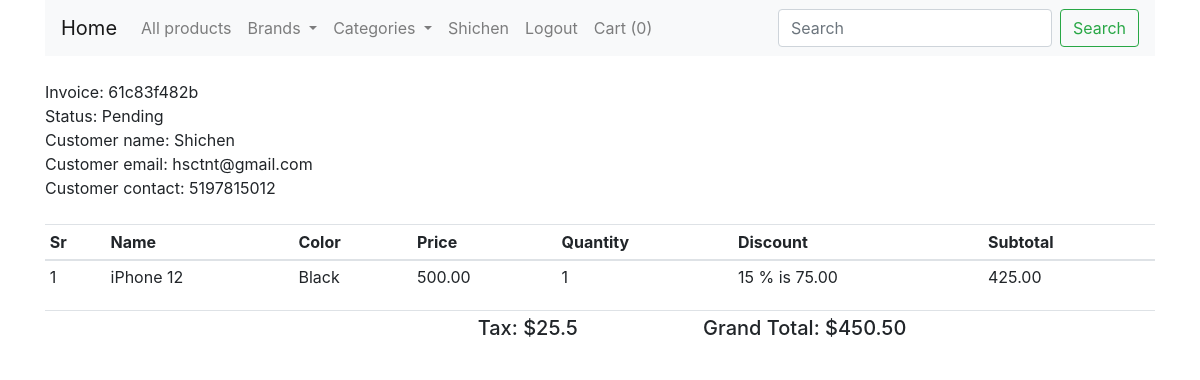
Page /orders/61c83f482b (signed in) on the committed database.
### shop/customers/model.py (models this page shows, shortened)
class Customer(db.Model, UserMixin):
    id = db.Column(db.Integer, primary_key=True)
    name = db.Column(db.String(50), unique=False)
    username = db.Column(db.String(50), unique=True)
    email = db.Column(db.String(50), unique=True)
    password = db.Column(db.String(50), unique=False)
    country = db.Column(db.String(50), unique=False)
    state = db.Column(db.String(50), unique=False)
    city = db.Column(db.String(50), unique=False)
    contact = db.Column(db.String(50), unique=False)
    address = db.Column(db.String(50), unique=False)
    zipcode = db.Column(db.String(50), unique=False)
    profile = db.Column(db.String(200), unique=False, default='profile.jpg')
    date_created = db.Column(
        db.DateTime, nullable=False, default=datetime.utcnow)

class CustomerOrder(db.Model):
    id = db.Column(db.Integer, primary_key=True)
    invoice = db.Column(db.String(20), unique=True, nullable=False)
    status = db.Column(db.String(20), default='Pending', nullable=False)
    customer_id = db.Column(db.Integer, unique=False, nullable=False)
    date_create = db.Column(
        db.DateTime, default=datetime.utcnow, nullable=False)
    purchased_items = db.Column(JsonEncodedDict)

### shop/customers/routes.py (the view)
@app.route('/orders/<invoice>')
@login_required
def order_status(invoice):
    if current_user.is_authenticated:
        grandTotal = 0
        subTotal = 0
        customer_id = current_user.id
        customer = Customer.query.filter_by(id=customer_id).first()
        order = CustomerOrder.query.filter_by(
            invoice=invoice).first()
        for _key, product in order.purchased_items.items():
            discount = (product['discount']/100) * float(product['price'])
            subTotal += float(product['price']) * int(product['quantity'])
            subTotal -= discount
        tax = float("%.2f" % (0.06 * float(subTotal)))
        grandTotal = str("%.2f" % float(subTotal + tax))
        return render_template(
            'customer/order.html',
            invoice=invoice,
            tax=tax,
            subTotal=subTotal,
            grandTotal=grandTotal,
            customer=customer,
            order=order
        )
    else:
        return redirect(url_for('customer_login'))

### shop/customers/model.py (called while the page is built)
@login_manager.user_loader
def user_loader(user_id):
    return Customer.query.get(user_id)

    def process_result_value(self, value, dialect):
        if value is None:
            return {}
        else:
            return json.loads(value)

### shop/templates/customer/order.html (shortened to what this page needs)
{% extends "layout.html" %}
{% block content %}
{% include 'navbar.html' %}
<div class="container mt-4">
    <div class="row">
        <div class="col-md-12">
            Invoice: {{order.invoice}}
            <br>
            Status: {{order.status}}
            <br>
            Customer name: {{customer.name}}
            <br>
            Customer email: {{customer.email}}
            <br>
            Customer contact: {{customer.contact}}
            <br>
            <br>
            <table class="table table-sm">
                <thead>
                    <th>Sr</th>
                    <th>Name</th>
                    <th>Color</th>
                    <th>Price</th>
                    <th>Quantity</th>
                    <th>Discount</th>
                    <th>Subtotal</th>
                </thead>
                <tbody>
                    {% for key, product in order.purchased_items.items() %}
                    {% set discount = "%0.2f" | format((product.discount/100) * product.price|float *
                    product.quantity|int) %}
                    <tr>
                        <td>{{loop.index}}</td>
                        <td>{{product.name}}</td>
                        <form action="{{url_for('update_cart', code=key)}}" method="post">
                            <td>{{product.color|capitalize}}</td>
                            <td>{{product.price}}</td>
                            <td>
                                {{product.quantity}}
                            </td>
                            {% if product.discount > 0 %}
                            <td>{{product.discount}} % is {{discount}}</td>
                            {% else %}
                            <td></td>
                            {% endif %}
                            {% set subtotal = product.quantity|int * product.price|float %}
                            <td>{{"%0.2f"|format((subtotal|float)-discount|float)}}</td>
                        </form>
                    </tr>
                    {% endfor %}
                </tbody>
            </table>
            <table class="table table-sm">
                <tbody>
                    <tr>
                        <td></td>
                        <td>
                        </td>
                        <td width="35%"></td>
                        <td colspan="3">
                            <h5>Tax: ${{tax}}</h5>
                        </td>
                        <td colspan="3">
                            <h5>Grand Total: ${{grandTotal}}</h5>
                        </td>
                        <td>
                        </td>
                    </tr>
                </tbody>
            </table>
        </div>
    </div>
</div>
{% endblock content %}

### shop/templates/navbar.html (shortened to what this page needs)
<div class="container">
    <nav class="navbar navbar-expand-lg navbar-light bg-light">
        <a class="navbar-brand" href="/">Home</a>
        <div class="collapse navbar-collapse" id="navbarSupportedContent">
            <ul class="navbar-nav mr-auto">
                <li class="nav-item">
                    <a class="nav-link" href="/">All products</a>
                </li>
                <li class="nav-item dropdown">
                    <a class="nav-link dropdown-toggle" href="#" id="navbarDropdown" role="button"
                        data-toggle="dropdown" aria-haspopup="true" aria-expanded="false">
                        Brands
                    </a>
                </li>
                <li class="nav-item dropdown">
                    <a class="nav-link dropdown-toggle" href="#" id="navbarDropdown" role="button"
                        data-toggle="dropdown" aria-haspopup="true" aria-expanded="false">
                        Categories
                    </a>
                </li>
                {% if current_user.is_authenticated %}
                <li class="nav-item">
                    <a href="#" class="nav-link">
                        {{current_user.name}}
                    </a>
                </li>
                <li class="nav-item">
                    <a href="{{url_for('customer_logout')}}" class="nav-link">
                        Logout
                    </a>
                </li>
                {% endif %}
                <li class="nav-item">
                    <a class="nav-link" href="{{url_for('get_cart')}}">Cart
                        ({{session['Shoppingcart']|length}})</a>
                </li>
            </ul>
            <form class="form-inline my-2 my-lg-0">
                <input class="form-control mr-sm-2" type="search" placeholder="Search" aria-label="Search">
                <button class="btn btn-outline-success my-2 my-sm-0" type="submit">Search</button>
            </form>
        </div>
    </nav>
</div>

### rows in the picture
Customer: name "Shichen", email "hsctnt@gmail.com", contact "5197815012"
CustomerOrder: invoice "61c83f482b", status "Pending"

### other values in the picture
{{ session['Shoppingcart']|length }} "0"
{{ product.name }} "iPhone 12"
{{ product.color|capitalize }} "Black"
{{ product.price }} "500.00"
{{ product.quantity }} "1"
{{ product.discount }} "15"
{{ discount }} "75.00"
{{ "%0.2f"|format((subtotal|float)-discount|float) }} "425.00"
{{ tax }} "25.5"
{{ grandTotal }} "450.50"
